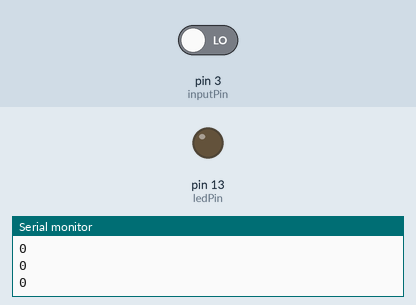
Simulated run of this sketch. Board: Arduino Uno, built with avr-gcc and run on an emulated ATmega328P. Shown: output pins drawn as LEDs (lit = HIGH), the last lines printed to the serial monitor. The test bench sets the inputs (shaded band); at power-on: pin 3 (inputPin) LOW.

Above: at 1.8 s.
1.9 s: pin 3 (inputPin) driven HIGH
At 2.7 s:
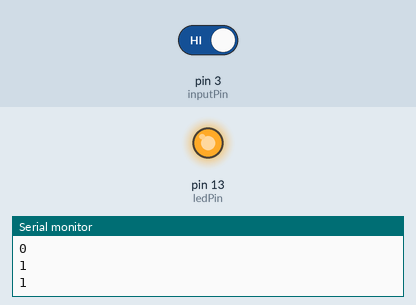
3.5 s: pin 3 (inputPin) driven LOW
At 3.8 s:
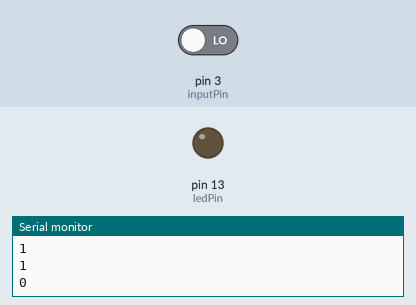
Timing chart, 0 to 6.5 s (numbered marks = the images above; inputs shaded):
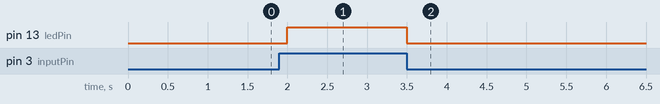

Measured:
- after the input at 1.9 s, pin 13 (ledPin): LOW → HIGH after 0.10 s
- after the input at 3.5 s, pin 13 (ledPin): HIGH → LOW at once

The sketch:

arduino-pir.ino
```cpp
int ledPin = 13;                // choose the pin for the LED
int inputPin = 3;               // choose the input pin (for PIR sensor)
int pirState = LOW;             // we start, assuming no motion detected
int val = 0;                    // variable for reading the pin status

void setup() {
  pinMode(ledPin, OUTPUT);      // declare LED as output
  pinMode(inputPin, INPUT);     // declare sensor as input

  Serial.begin(9600);
}

void loop(){
  val = digitalRead(inputPin);  // read input value
  if (val == HIGH) {            // check if the input is HIGH
    digitalWrite(ledPin, HIGH);  // turn LED On
    Serial.println("1");
    delay(500);
    }
   else {
    digitalWrite(ledPin, LOW); // turn LED OFF
    Serial.println("0");
    delay(500);
    }
}
```
